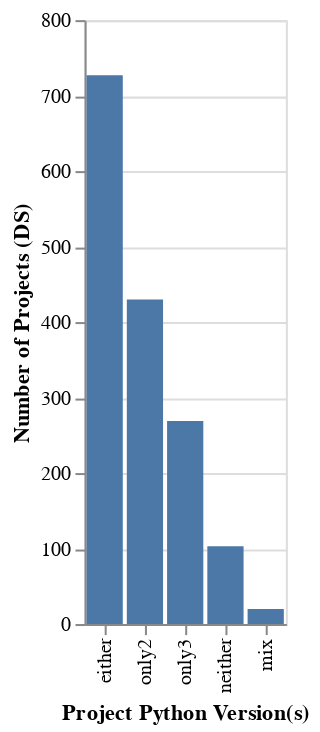

Write notebook code for a chart like this one.
### Code cell
chart = alt.Chart(ds_version_tab).mark_bar().encode(
    alt.X("summary", axis=alt.Axis(title='Project Python Version(s)'), sort=["either", "only2", "only3", "neither"]),
    y=alt.Y('count()', title="Number of Projects (DS)"),
)
chart

### Figure 1 — Vega-Lite specification as saved in the notebook (floating-point values rounded to 4 significant figures; data arrays with more than 128 entries replaced by an {"elided": "..."} marker saying what was removed)
{"config": {"view": {"continuousWidth": 400, "continuousHeight": 300}}, "data": {"name": "data-ea34f23872bb2f1890f59d66f0f980a1"}, "mark": "bar", "encoding": {"x": {"type": "nominal", "axis": {"title": "Project Python Version(s)"}, "field": "summary", "sort": ["either", "only2", "only3", "neither"]}, "y": {"type": "quantitative", "aggregate": "count", "title": "Number of Projects (DS)"}}, "$schema": "https://vega.github.io/schema/vega-lite/v4.8.1.json", "datasets": {"data-ea34f23872bb2f1890f59d66f0f980a1": {"elided": "1549 records"}}}
